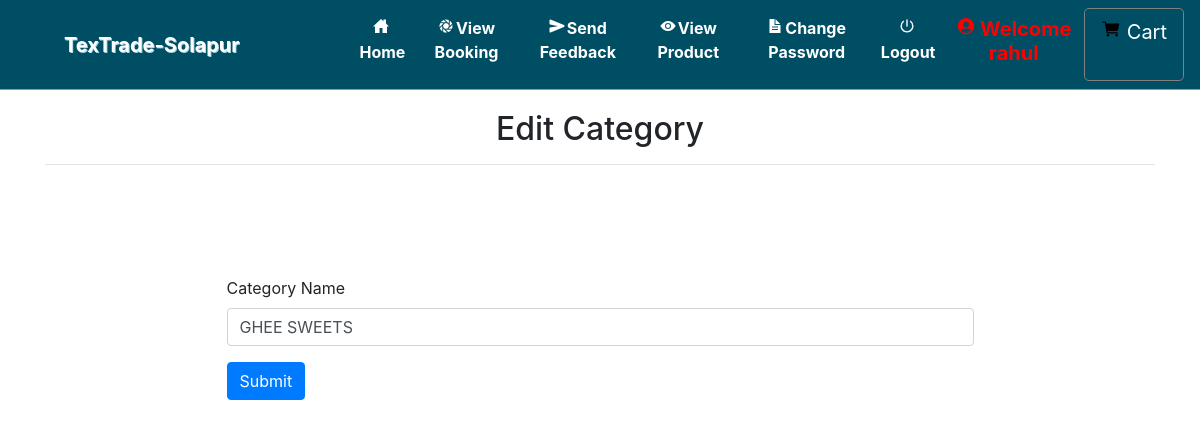
Page /edit_category/63 (signed in) on the earlier database version.
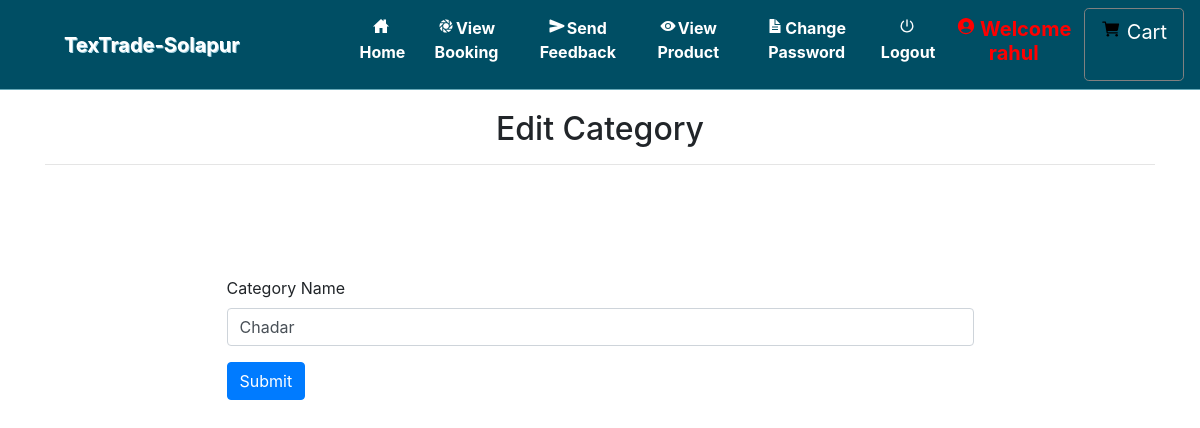
Same page on the later database version.
### grocery/models.py (models this page shows, shortened)
class Category(models.Model):
    name = models.CharField(max_length=30, null=True)

### grocery/views.py (the view, shortened to what this page needs)
# urls.py: path('edit_category/<int:pid>',edit_category, name='edit_category'),
def edit_category(request,pid):
    if not request.user.is_authenticated:
        return redirect('login_admin')
    category = Category.objects.get(id=pid)
    error=""
    d = {'error':error,'category':category}
    return render(request, 'edit_category.html', d)

### grocery/templates/edit_category.html (shortened to what this page needs)
{% extends 'navigation.html' %}
{% block body %}
{% load static %}
<div class="container">
    <h2 style="margin-top:20px" align="center">Edit Category</h2><hr>
    <div class="container-fluid" style="width:70%; margin-top:10%">
        <form method="post" action="">
            <div class="form-group">
                <label for="exampleInputEmail1">Category Name</label>
                <input type="text" class="form-control" id="exampleInputEmail1" name="cat" value="{{ category.name }}" required>
            </div>
            <button type="submit" class="btn btn-primary">Submit</button>
        </form>
    </div>
</div>
{% endblock %}

Differences in the rows shown:
changed Category: cat "GHEE SWEETS" → "Chadar"
